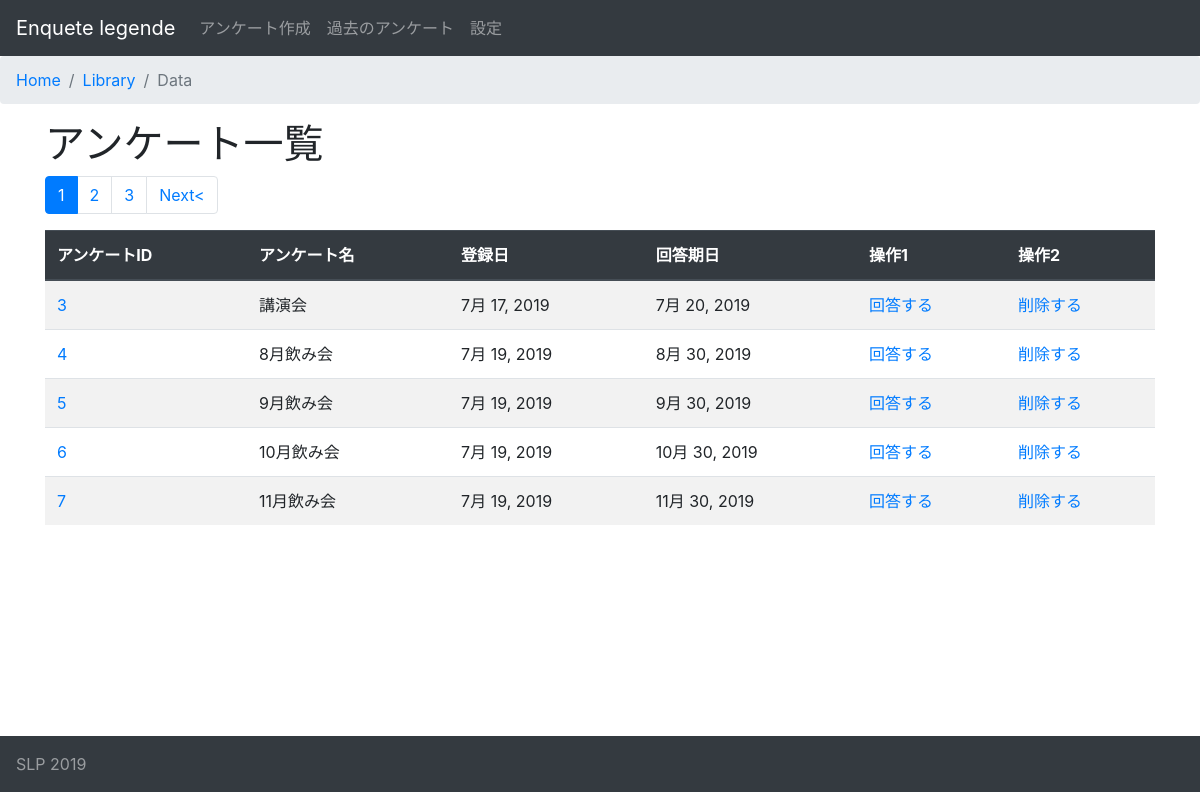
/dashborad/dashborad/, run on the app's committed database.
### dashborad/models.py (models this page shows)
class EnqueteModel(models.Model):
    enquete_id = models.AutoField(primary_key=True)
    enquete_name = models.CharField(max_length=200)
    member_id = models.ForeignKey(MemberModel, on_delete=models.CASCADE)
    registration_date = models.DateField(auto_now_add=True)
    answer_date = models.DateField(null=True)
    delete_flag = models.BooleanField(default=False)

### dashborad/views.py (the view)
# urls.py: path('dashborad/', Enquetedashborad.as_view(), name='dashborad'),
class Enquetedashborad(ListView):
    template_name = 'dashborad.html'
    model = EnqueteModel
    paginate_by = 5

### dashborad/templates/dashborad.html (shortened to what this page needs)
{% extends 'base.html' %}
{% block title %}
<h1>アンケート一覧</h1>
{% endblock %}
{% block content %}
<nav aria-label="Page navigation">
  <ul class="pagination">
    {% for num in page_obj.paginator.page_range %}
      {% if page_obj.number == num %}
        <li class="page-item active"><a class="page-link" href="#">{{ num }}</a></li>
      {% else %}
       <li class="page-item"><a class="page-link" href="?page={{ num }}">{{ num }}</a></li>
      {% endif %}
    {% endfor %}
    {% if page_obj.has_next %}
      <li class="page-item"><a class="page-link" href="?page={{ page_obj.next_page_number }}">Next<</a></li>
    {% endif %}
  </ul>
</nav>
<table class="table table-striped">
  <thead class="thead-dark">
    <tr>
      <th>アンケートID</th>
      <th>アンケート名</th>
      <th>登録日</th>
      <th>回答期日</th>
      <th>操作1</th>
      <th>操作2</th>
    </tr>
  </thead>
  {% for i in object_list %}
  <tr>
    <td><a href="{% url 'detail' i.enquete_id %}">{{ i.enquete_id }}</a></td>
    <td>{{ i.enquete_name }}</td>
    <td>{{ i.registration_date }}</td>
    <td>{{ i.answer_date }}</td>
    <td><a href="{% url 'answer' i.enquete_id %}">回答する</a></td>
    <td><a href="{% url 'delete' i.enquete_id %}">削除する</a></td>
  </tr>
  {% endfor %}
</table>
{% endblock %}

### data on the page
EnqueteModel: enquete_id "3", enquete_name "講演会", registration_date "7月 17, 2019", answer_date "7月 20, 2019"
EnqueteModel: enquete_id "4", enquete_name "8月飲み会", registration_date "7月 19, 2019", answer_date "8月 30, 2019"
EnqueteModel: enquete_id "5", enquete_name "9月飲み会", registration_date "7月 19, 2019", answer_date "9月 30, 2019"
EnqueteModel: enquete_id "6", enquete_name "10月飲み会", registration_date "7月 19, 2019", answer_date "10月 30, 2019"
EnqueteModel: enquete_id "7", enquete_name "11月飲み会", registration_date "7月 19, 2019", answer_date "11月 30, 2019"

### other printed values
{{ num }} "1"
{{ num }} "2" "3"
